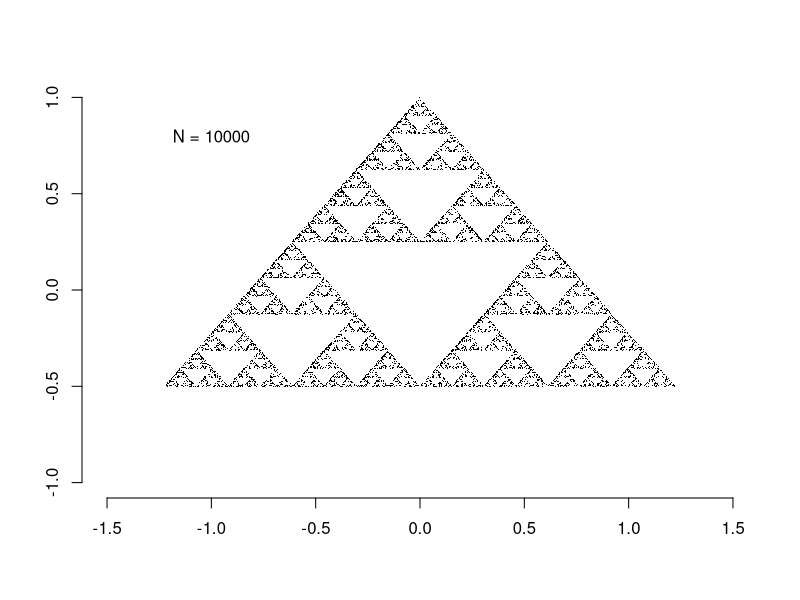

R code for this plot:
# Sierpinski Gasket - Random Iteration Method
#-----------------------------------------
#-----------------------------------------
# IFS:
# f_i(x) = 0.5(x+v_i), i = 1, 2, 3
# v_i are the vertices of the triangle
#
# Setup 
#-----------------------------------------
N <- 10000  # Number of iterations

# Triangle ABC
A <- c(0,1)
B <- c(sqrt(3/2),-0.5)
C <- c(-sqrt(3/2),-0.5)
V <- list(A,B,C) 

# Decisions for which function to use in each iteration 
# P(A) = P(B) = P(C) = 1/3
D <- sample(c(1,2,3),N,replace = TRUE)

X <- list() # A list to hold the points of the gasket

# Starting point
x <- 0
y <- 1
X[[1]] <- c(x,y)

# Apply the functions, in the order of D, to (x,y)
for(n in 2:N){
  X[[n]] <- c(0.5*(V[[D[n]]]+X[[n-1]]))
}

# Prepare for plotting
M<- c(x,y)
for(i in 2:N){
  M <- rbind(M,X[[i]])  
}

# Plot the points
plot(x=M[,1],y=M[,2],xlim = c(-1.5,1.5),ylim = c(-1,1),
     xlab ="",ylab="",pch='.',frame.plot=FALSE)
#lines(c(0,sqrt(3/2)),c(1,-0.5),type = "l",col="blue",lwd=3)
#lines(c(0,-sqrt(3/2)),c(1,-0.5),type = "l",col="blue",lwd=3)
#lines(c(-sqrt(3/2),sqrt(3/2)),c(-0.5,-0.5),type = "l",col="blue",lwd=3)
text(-1,0.8,paste0("N = ",N))
